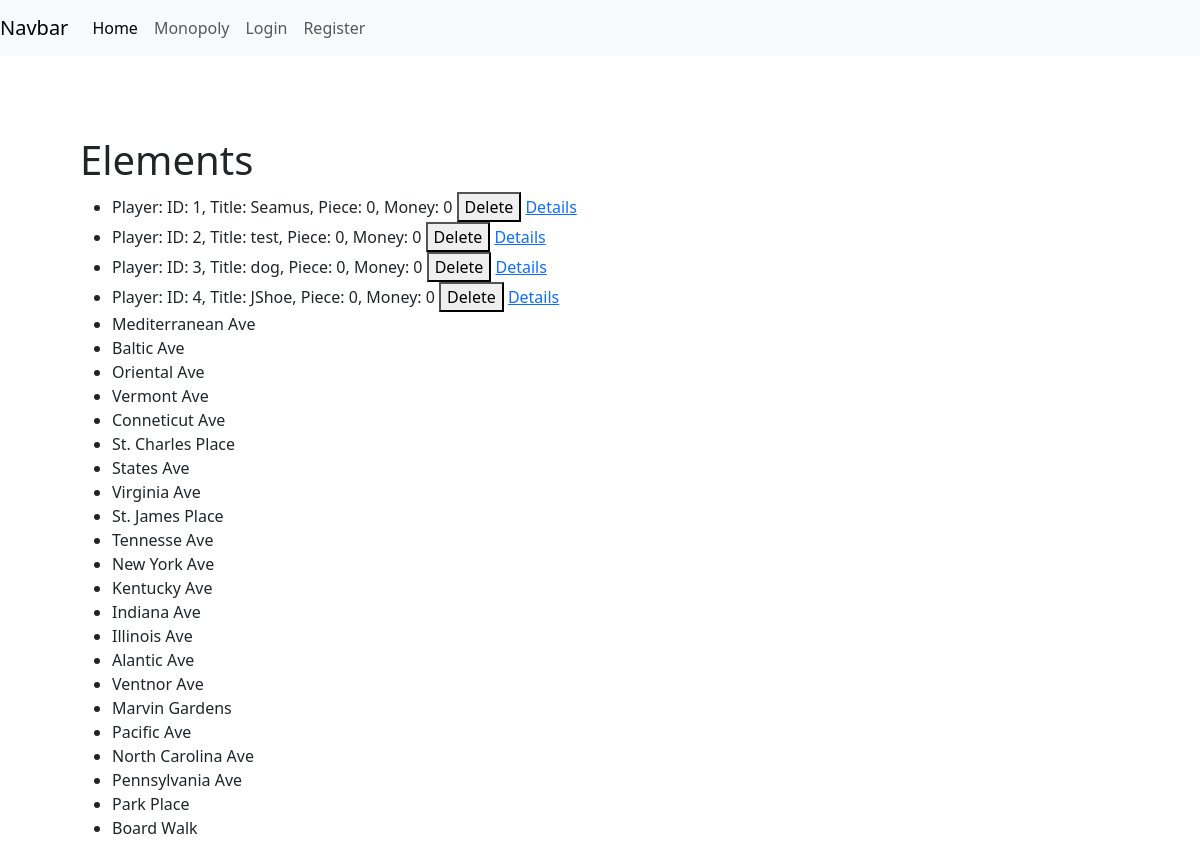
Before: / with the older database file.
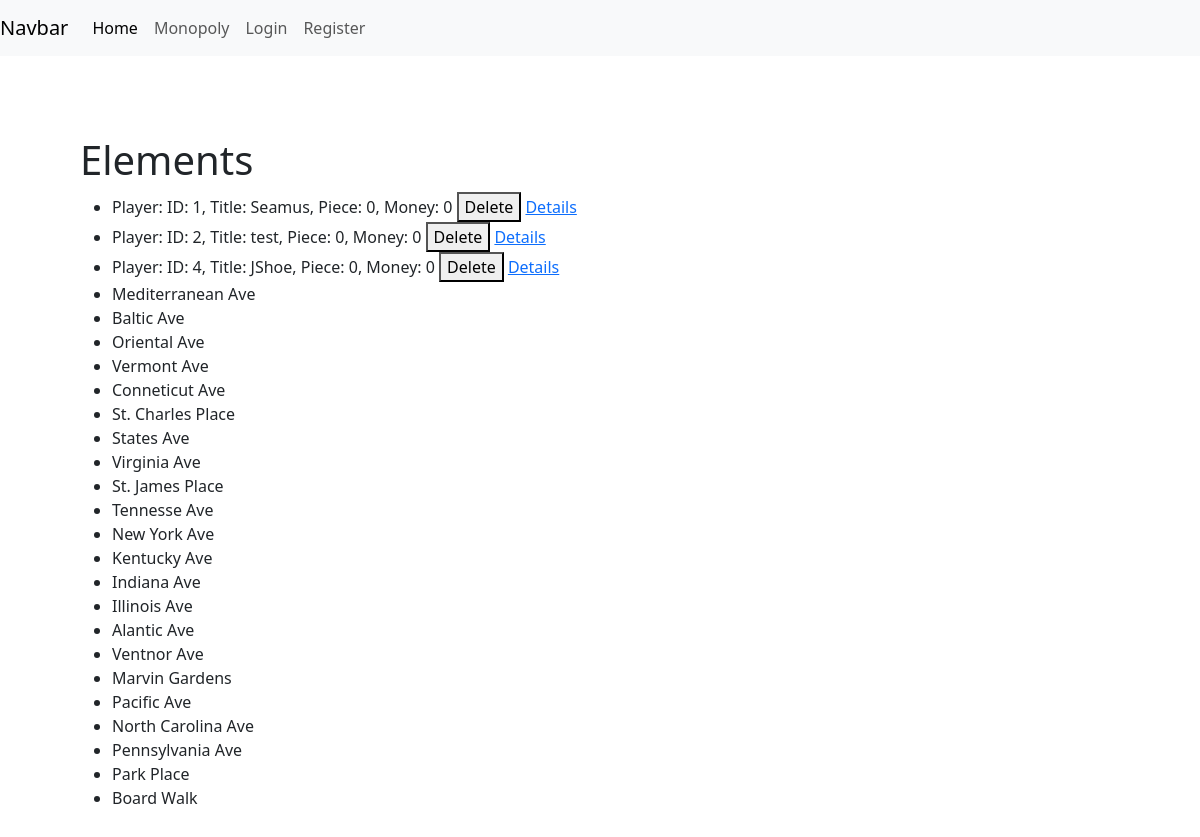
After: the same page with the newer database file.
### models.py (models this page shows, shortened)
class Player(UserMixin, db.Model):
    __tablename__ = "players"
    id: Mapped[int] = mapped_column(primary_key=True)
    title: Mapped[str] = mapped_column(String(30))
    piece: Mapped[int] = mapped_column()
    position: Mapped[int] = mapped_column()
    money: Mapped[int] = mapped_column()
    password_hash: Mapped[Optional[str]] = mapped_column(String(256))
    properties = relationship(
        "Property",
        back_populates="owner",
        cascade="save-update"
    )
    def __str__(self):
        return f"Player: ID: {self.id}, Title: {self.title}, Piece: {self.piece}, Money: {self.money}"

class Property(db.Model):
    __tablename__ = "properties"
    id: Mapped[int] = mapped_column(primary_key=True)
    title: Mapped[str] = mapped_column(String(100))
    player_id: Mapped[Optional[int]] = mapped_column(
        ForeignKey('players.id', ondelete="SET NULL"),
        nullable=True,
        name="fk_property_user"
    )
    owner = relationship("Player", back_populates="properties")
    price: Mapped[int] = mapped_column()
    rent_no_set: Mapped[int] = mapped_column()
    rent_color_set: Mapped[int] = mapped_column()
    rent_1_house: Mapped[int] = mapped_column()
    rent_2_house: Mapped[int] = mapped_column()
    rent_3_house: Mapped[int] = mapped_column()
    rent_4_house: Mapped[int] = mapped_column()
    rent_hotel: Mapped[int] = mapped_column()
    building_cost: Mapped[int] = mapped_column()
    mortgage: Mapped[int] = mapped_column()
    unmortgage: Mapped[int] = mapped_column()
    color: Mapped[str] = mapped_column(String(20))

### routes/home/home_routes.py (the view)
    @app.route("/home", methods=["GET", "POST"])
    @app.route("/", methods=["GET", "POST"])
    def creation():
        if request.method == "GET":
            players = Player.query.all()
            properties = Property.query.all()
            return render_template('home.html', players=players, properties=properties)

### templates/home.html (shortened to what this page needs)
{% extends "base.html" %}
{% block content %}
<div class="box">
    <div>
        <h1>Elements</h1>
        <ul>
            {% for player in players %}
            <li>
                {{player}}
                <button onclick="deletePerson({{player.id}})">Delete</button>
                <a href="{{url_for('details', id=player.id)}}">Details</a>
            </li>
            {% endfor %} {% for property in properties %}
            <li>{{property.title}}</li>
            {% endfor %}
        </ul>
            <link rel="stylesheet" href="{{url_for('static', filename='css/creation.css')}}"/>
{% endblock %}

### templates/base.html (shortened to what this page needs)
<!DOCTYPE html>
<html lang="en">
<head>
</head>
<body>
    <nav class="navbar navbar-expand-lg navbar-light bg-light">
        <a class="navbar-brand" href="#">Navbar</a>
        <div class="collapse navbar-collapse" id="navbarNavAltMarkup">
            <div class="navbar-nav">
                <a class="nav-item nav-link active" href="/">Home<span class="visually-hidden">(current)</span></a>
                <a class="nav-item nav-link" href="/monopoly">Monopoly</a>
                {% if current_user.is_anonymous %}
                <a class="nav-item nav-link" href="/login">Login</a>
                <a class="nav-item nav-link"  href="/register">Register</a>
                {% else %}
                <a class="nav-item nav-link" href="/logout">Logout</a>
                {% endif %}
            </div>
        </div>
    </nav>
    {% block content %}{% endblock %}
</body>
<link rel="stylesheet" href="{{url_for('static', filename='css/base.css')}}" />
<link href="https://cdn.jsdelivr.net/npm/bootstrap@5.3.3/dist/css/bootstrap.min.css" rel="stylesheet"
 />
</html>

### static/css/creation.css (style rules this page uses)
.box { display: flex; flex-wrap: wrap; margin: 5rem; gap: 5rem; }

### static/css/base.css (style rules this page uses)
body { height: 100%; width: 100%; margin: 0; }

Changed rows visible on the page:
removed Player: id+title+piece "Player: ID: 3, Title: dog, Piece: 0, Money: 0"
